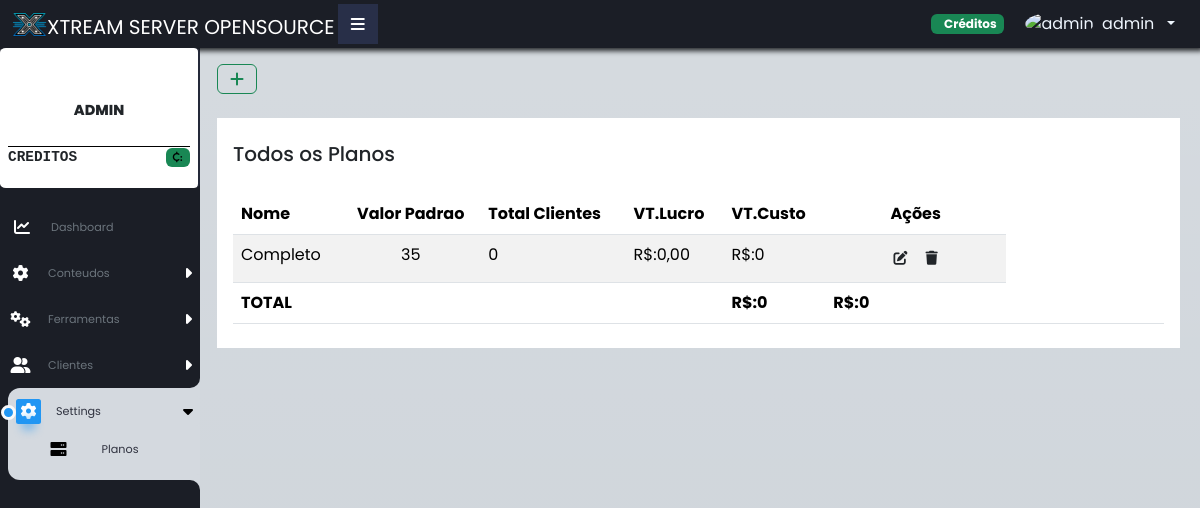
Before: /planos.php (signed in) with the older database file.
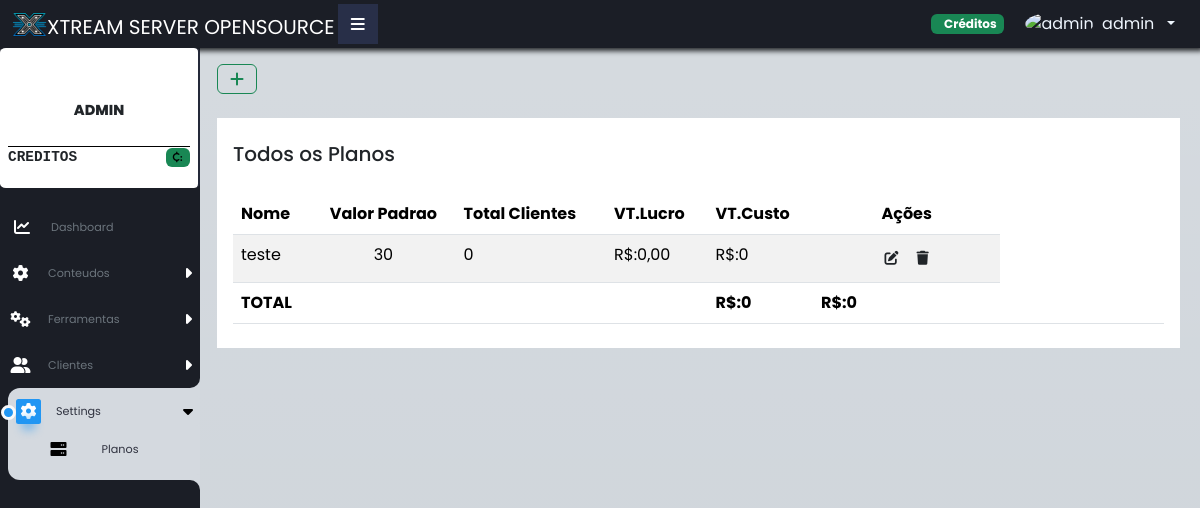
After: the same page with the newer database file.
### tables this page shows
CREATE TABLE IF NOT EXISTS `planos` (
  `id` int NOT NULL AUTO_INCREMENT,
  `nome` text NOT NULL,
  `valor` varchar(255) NOT NULL DEFAULT '20',
  `custo_por_credito` varchar(255) DEFAULT NULL,
  `admin_id` int NOT NULL,
  PRIMARY KEY (`id`)
);

### planos.php (the view, shortened to what this page needs)
<?php
require_once("menu.php");
$conexao = conectar_bd();
$sql = "SELECT * FROM planos Where admin_id = ".$_SESSION['admin_id']."";
$result = $conexao->query($sql);
if ($result->columnCount() > 0) {
    echo "<app-tables>
    <div>
        <h4 class='align-items-center d-flex justify-content-between mb-4 text-muted text-uppercase'> <button type=\"button\" class=\"btn btn-outline-success fa-plus fas\" onclick=\"modal_master('api/planos.php', 'adicionar_planos', 'add')\"></button></h4>
        <div class='row mb-4'>
            <div class='col-md-12'>
                <div class='border-0 card py-2 rounded-0'>
                <div class='card-title mb-1 p-3 d-flex'>
                    <h5>Todos os Planos</h5>
                    </div>
                    <div class='card-body overflow-auto py-0'>
                        <div class='table-responsive-md'>
                            <table class='table table-hover table-striped'>
                                <thead>
                                    <tr>
                                        <th>Nome</th>
                                        <th class='text-center'>Valor Padrao</th>
                                        <th>Total Clientes</th>
                                        <th>VT.Lucro</th>
                                        <th>VT.Custo</th>
                                        <th style='min-width: 140px;' class='text-center'>Ações</th>
                                    </tr>
                                </thead>
                                <tbody>";
                                $valor_creditos2 = "0";
                                $V_Lucro2 = "0";
    while ($row = $result->fetch(PDO::FETCH_ASSOC)) {
        $id = $row["id"];
        $data = date('Y-m-d');
        $sql_count = "SELECT COUNT(*) AS total FROM clientes WHERE plano ='$id' AND Vencimento >= '$data' and is_trial = 0";
        $result_count = $conexao->query($sql_count);
        $row_count = $result_count->fetch(PDO::FETCH_ASSOC);
        $total = $row_count["total"];
        $custo_por_credito = isset($row["custo_por_credito"]) ? (float)$row["custo_por_credito"] : 0;
        $valor_creditos = $custo_por_credito * $total;
        $valor_plano = isset($row["valor"]) ? (float)$row["valor"] : 0;
        $V_Lucro = $valor_plano * $total - $valor_creditos;
        $valor_creditos2 += $valor_creditos;
        $V_Lucro2 += $V_Lucro;
        echo "<tr>";
        echo "<td>".$row["nome"]."</td>
        <td class='text-center'>".$row["valor"]."</td>";
        echo "<td>".$total."</td>";
        echo "<td>R$:".number_format($V_Lucro, 2, ',', '.')."</td>";
        echo "<td>R$:".$valor_creditos."</td>";
        echo '<td class="text-center" style="min-width: 160px;">
        <a class="btn btn-sm btn-outline-lightning rounded-0 mr-2"  data-placement="top" title="editar" onclick=\'modal_master("api/planos.php", "edite_planos", "' . $id . '")\'>
        <i class="fa fa-edit"></i>
        <a class="btn btn-sm btn-outline-lightning rounded-0 mr-2" data-placement="top" title="Apagar" onclick=\'modal_master("api/planos.php", "delete_plano", "' . $id . '", "nome", "' . $row["nome"] . '")\'>
        <i class="fa fa-trash"></i>
        </a>
        </td>';
        echo "</tr>";
    }
    echo "</tbody>
    <thead>
                                    <tr>
                                        <th>TOTAL</th>
                                        <th class='text-center'></th>
                                        <th class='text-center'></th>
                                        <th></th>
                                        <th>R$:".$V_Lucro2."</th>
                                        <th>R$:".$valor_creditos2."</th>
                                        <th style='min-width: 140px;' class='text-center'></th>
                                    </tr>
                                </thead>
                            </table>
                        </div>
                    </div>
                </div>
            </div>
        </div>
    </div>
</app-tables>";
}
?>

### menu.php (shortened to what this page needs)
<!DOCTYPE html>
<html>
  <head>
    <link rel="stylesheet" type="text/css" href="css/menu.css">
    <link rel="stylesheet" type="text/css" href="//cdn.datatables.net/2.0.7/css/dataTables.dataTables.css">
    <link href="//cdn.jsdelivr.net/npm/bootstrap@5.3.3/dist/css/bootstrap.min.css" rel="stylesheet">
    <link rel="stylesheet" href="//cdnjs.cloudflare.com/ajax/libs/font-awesome/6.0.0/css/all.min.css">
    <link rel="stylesheet" href="//cdn.jsdelivr.net/npm/bootstrap-icons@1.10.5/font/bootstrap-icons.css">
  </head>
  <body>
    <header class="fixed-top navbar navbar-dark navbar-expand-lg" style="transition: 0.5s; padding: 0; background: #1B1E26;">
      <div class="container-fluid" style="height: 3em;display: flex;align-items: center;box-shadow: #282a2d 0px 0px 5px 3px;">
        <div class="align-items-center d-flex left-side-content">
          <div class="pl-2 pr-2">
            <div class="m-0 navbar-brand w-100" style="display: flex; align-items: flex-end;">
              <img alt="lightning logo" src="./img/logo_tranparente2.png" width="35px" height="35px" class="logo">
              <span class="ml-1 text-logo">XTREAM SERVER OPENSOURCE</span>
            </div>
          </div>
          <div class="col-md-auto menuToggle btn1" style="width: 40px;height: 40px;">
            <i class="fa fa-bars"></i>
          </div>
        </div>
        <div class="align-items-center d-flex right-side-content">
          <div class="badge bg-success">
            <span class="j_credits" style="margin-right: 5px; opacity: 1;" id="creditos"> </span> Créditos </div>
          <div class="dropdown ms-2">
            <button class="btn header-item waves-effect dropdown-toggle" type="button" id="dropdownUser" data-bs-toggle="dropdown" aria-haspopup="true" aria-expanded="false" style="color: #EEF5FD;">
              <img class="rounded-circle header-profile-user" src="//fxtream.xyz/dashboard/img/user.png" alt="<?php echo $_SESSION['username']; ?>" style="width: 25px; height: 23px;">
              <span class="d-none d-xl-inline-block ms-1"> <?php echo  $_SESSION['username']; ?> </span>
            </button>
          </div>
        </div>
      </div>
    </header>
    <div class="navigation">
      <div class="container-fluid mb-3 menu-perfil p-0">
        <div class="align-items-center d-flex justify-content-center mb-1 menu-perfil1 p-2 pb-3 pt-4">
          <div class="justify-content-center align-items-center menu-perfil1">
            <div class="mb-4 perfil-foto">
              <div class="m-auto mb-1 rounded-circle overflow-hidden">
              </div>
            </div>
            <div class="text-center perfil-info" style="border-bottom: #000 1px; border-bottom-style: solid;">
              <p class="mb-0 text-uppercase" style="font-size: .9rem; font-weight: 800;"> <?php echo $_SESSION['username']; ?> </p>
              <br />
            </div>
            <div class="perfil-info text-center">
              <div class="mb-0 text-uppercase d-flex justify-content-between align-items-center" style="font-size: .9rem;font-weight: bolder;font-family: monospace;"> Creditos <span class="badge bg-success">
                  <i class="fa-solid fa-cent-sign pr-1">:</i> <span id="creditos2"> </span> </span>
              </div>
            </div>
          </div>
        </div>
      </div>
      <ul class="p-0">
        <li class="list" id="dashboard">
          <a href="dashboard.php" class="clr">
            <span class="icon">
              <i class="fa-solid fa-chart-line"></i>
            </span>
            <span class="text color">Dashboard</span>
          </a>
        </li>
        <?php if (isset($_SESSION['nivel_admin']) && $_SESSION['nivel_admin'] == true) { ?>
        <li class="list sub" id="Conteudos">
          <a class="clr">
            <span class="icon">
              <i class="fa-solid fa-gear fa-spin"></i>
            </span>
            <span class="text color">Conteudos</span>
            <i class="fa-solid fa-caret-right"></i>
          </a>
        </li>
        <li class="list sub" id="ferramentas">
          <a class="clr">
            <span class="icon">
              <i class="fa-solid fa-cogs fa-spin"></i>
            </span>
            <span class="text color">Ferramentas</span>
            <i class="fa-solid fa-caret-right"></i>
          </a>
        </li>
        <?php } ?>
        <li class="list sub" id="clientes">
          <a class="clr">
            <span class="icon">
              <i class="fa-solid fa-user-group hydrated md"></i>
            </span>
            <span class="text color">Clientes</span>
            <i class="fa-solid fa-caret-right"></i>
          </a>
        </li>
        <li class='list sub' id='configuracoes'>
          <a class='clr'>
            <span class='icon'>
              <i class="fa-solid fa-gear fa-spin"></i>
            </span>
            <span class='text color'>Settings</span>
            <i class="fa-solid fa-caret-right"></i>
          </a>
          <div class='sidebar-submenu'>
            <ul class="ps-2">
              <li>
                <a href='planos.php'>
                  <i class='fa-solid fa-server'></i>
                  <span class='text color'>Planos</span>
                </a>
              </li>
            </ul>
          </div>
        </li>
      </ul>
    </div>
  <main class="active bg-dark-subtle bg-gradient overflow-auto page-content w-100" style="position: absolute;background: #f2f3f8;height: 100%;">
  <div class="container-fluid">

Changed rows visible on the page:
removed planos: nome "Completo", valor "35", total "0", V_Lucro "0,00", custo_por_credito "0"
added planos: nome "teste", valor "30", total "0", V_Lucro "0,00", custo_por_credito "0"
